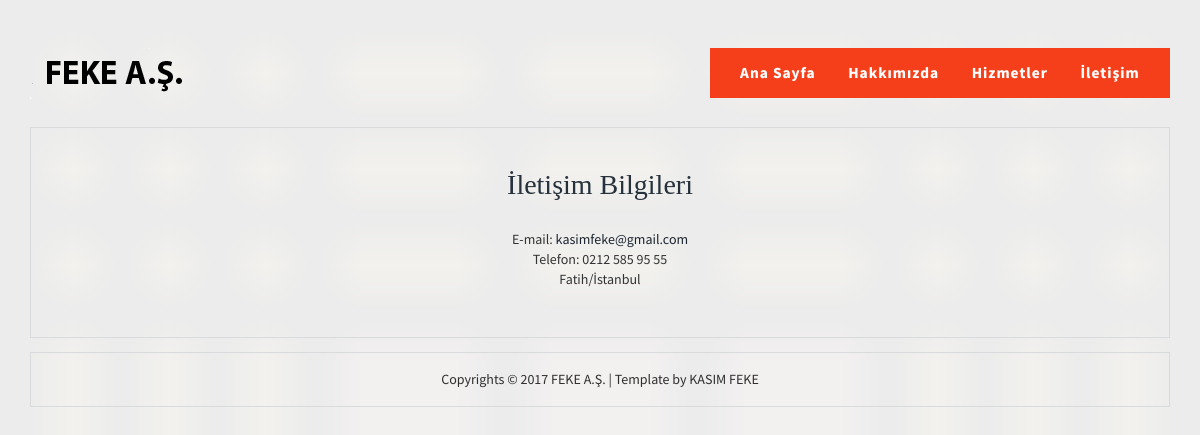
The page /contact.php on the database its author committed.
### tables this page shows
CREATE TABLE `ayarlar` (
  `ayar_id` int(11) NOT NULL,
  `ayar_logo` varchar(250) NOT NULL,
  `ayar_title` varchar(100) NOT NULL,
  `ayar_description` varchar(500) NOT NULL,
  `ayar_footer` varchar(500) NOT NULL,
  `ayar_adres` varchar(500) NOT NULL,
  `ayar_mail` varchar(100) NOT NULL,
  `ayar_telefon` varchar(50) NOT NULL
);

CREATE TABLE `menuler` (
  `menu_id` int(11) NOT NULL,
  `menu_ad` varchar(50) NOT NULL,
  `menu_url` varchar(300) NOT NULL,
  `menu_sira` varchar(50) NOT NULL DEFAULT '0'
);

### contact.php (the view, shortened to what this page needs)
<?php include 'header.php' ?>
<div class="container">
	<div class="contact">
		<div class="contact_top">
			<div class="main-head-section">
				<h3>İletişim Bilgileri</h3>
			</div>
			<div class="col-md-8 text-center">
				<form>
					<div class="form_details">
						<address>
							<p>E-mail: <a href="mailto:<?php echo $ayarcek['ayar_mail']; ?>"><?php echo $ayarcek['ayar_mail']; ?></a></p>
							<p>Telefon: <?php echo $ayarcek['ayar_telefon']; ?></p>
							<p><?php echo $ayarcek['ayar_adres']; ?></p>
						</address>
					</div>
				</div>
		</div>
		<div class="clearfix"> </div>
	</div>
</div>
<div class="container">
	<?php include 'footer.php' ?>
</div>

### header.php (shortened to what this page needs)
<?php include 'admin/netting/connect.php';
$ayarsor=mysql_query("select * from ayarlar");
$ayarcek=mysql_fetch_assoc($ayarsor);
 ?>
<!DOCTYPE HTML>
<html>
<head>
	<link href="css/bootstrap.css" rel="stylesheet" type="text/css" media="all">
	<link href="css/style.css" rel="stylesheet" type="text/css" media="all" />
</head>
<body>
	<div class="header">
		<div class="container">
			<div class="logo">
				<a href="index.php"><img src="<?php echo $ayarcek['ayar_logo']; ?>" class="img-responsive" alt=""></a>
			</div>
			<div class="head-nav">
				<ul class="cl-effect-1">
					<?php
					$menusorgu=mysql_query("select * from menuler");
					while ($menucek=mysql_fetch_assoc($menusorgu)) {
						?>
						<li class="active"><a href="<?php echo $menucek['menu_url']; ?>"><?php echo $menucek['menu_ad']; ?></a></li>
						<?php } ?>
						<div class="clearfix"></div>
					</ul>
				</div>
				<div class="clearfix"> </div>
			</div>
		</div>

### footer.php (shortened to what this page needs)
<div class="footer">
	<div class="copyright">
		<p><?php echo $ayarcek['ayar_footer']; ?></a></p>
	</div>
</div>

### css/style.css (style rules this page uses)
h4, h5, h6, h1, h2, h3 { margin-top: 0; }
ul, ol { margin: 0; }
p { margin: 0; }
html,body { font-family: 'Source Sans Pro', sans-serif; background: url(../images/sos.png)no-repeat; background-size: cover; -webkit-background-size: cover; -moz-background-size: cover; -o-background-size: cover; -ms-background-size: cover; }
body a { transition:0.5s all; -webkit-transition:0.5s all; -moz-transition:0.5s all; -o-transition:0.5s all; -ms-transition:0.5s all; }
.header { padding: 2em 0; }
.logo { float: left; }
.logo a { display:block; }
.head-nav ul li { display:inline-block; float:left; }
.head-nav { float: right; padding: 1em 1em; background:#f53f1a; }
.head-nav ul li a { position: relative; display: inline-block; margin: 0px 0px; outline: none; color: #fff; text-decoration: none; letter-spacing: 1px; font-weight: 700; text-shadow: 0 0 1px rgba(255,255,255,0.3); font-size: 1.1em; }
.head-nav ul { padding:0; margin: 0; }
*, *:after, *::before { -webkit-box-sizing: border-box; -moz-box-sizing: border-box; box-sizing: border-box; }
.head-nav ul li { display: inline-block; margin: 0; outline: none; text-decoration: none; letter-spacing: 1px; }
.head-nav ul li a { color: #000; }
.head-nav ul li a:hover,.head-nav ul li.active a { color:#FFF; }
.cl-effect-1 a::before, .cl-effect-1 a::after { display: inline-block; opacity: 0; -webkit-transition: -webkit-transform 0.3s, opacity 0.2s; -moz-transition: -moz-transform 0.3s, opacity 0.2s; transition: transform 0.3s, opacity 0.2s; }
.cl-effect-1 a::before { margin-right: 10px; content: '['; -webkit-transform: translateX(20px); -moz-transform: translateX(20px); transform: translateX(20px); }
.cl-effect-1 a::after { margin-left: 10px; content: ']'; -webkit-transform: translateX(-20px); -moz-transform: translateX(-20px); transform: translateX(-20px); }
.footer { padding: 1em 1em; border: 1px solid #D8DADC; margin: 1em 0 0; }
.copyright { margin: 0 0 0; text-align: center; }
.copyright p { color: #302e2e; font-size: 1em; line-height: 1.8em; margin: 0; }
.contact_top { padding:1em 0 0em 0; }
.contact { padding: 2em 1em; border: 1px solid #D8DADC; }
.main-head-section h3 { font-size: 2em; color: #26313b; font-weight: 400; margin: 0 0 1em; padding-bottom: 0; text-align: center; font-family: 'Libre Baskerville', serif; }

### rows shown on the page
ayarlar: ayar_logo (picture), ayar_mail "kasimfeke@gmail.com", ayar_telefon "0212 585 95 55", ayar_adres "Fatih/İstanbul", ayar_footer "Copyrights © 2017 FEKE A.Ş. | Template by KASIM FEKE"
menuler: menu_ad "Ana Sayfa"
menuler: menu_ad "Hakkımızda"
menuler: menu_ad "Hizmetler"
menuler: menu_ad "İletişim"
